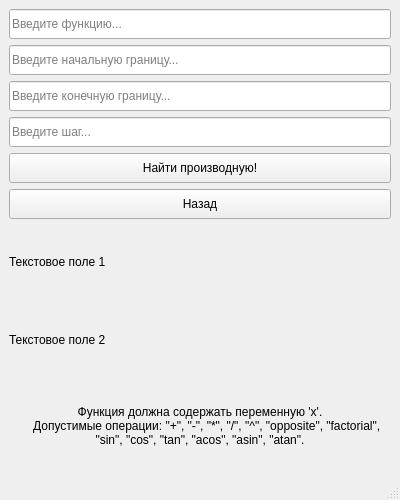
<?xml version="1.0" encoding="UTF-8"?>
<ui version="4.0">
 <class>MainWindow</class>
 <widget class="QMainWindow" name="MainWindow">
  <property name="geometry">
   <rect>
    <x>0</x>
    <y>0</y>
    <width>400</width>
    <height>500</height>
   </rect>
  </property>
  <property name="windowTitle">
   <string>Дифференциатор дискретных функций</string>
  </property>
  <widget class="QWidget" name="centralwidget">
   <layout class="QVBoxLayout" name="verticalLayout">
    <item>
     <widget class="QLineEdit" name="functionInput">
      <property name="minimumSize">
       <size>
        <width>200</width>
        <height>30</height>
       </size>
      </property>
      <property name="placeholderText">
       <string>Введите функцию...</string>
      </property>
     </widget>
    </item>
    <item>
     <widget class="QLineEdit" name="startInput">
      <property name="minimumSize">
       <size>
        <width>200</width>
        <height>30</height>
       </size>
      </property>
      <property name="placeholderText">
       <string>Введите начальную границу...</string>
      </property>
     </widget>
    </item>
    <item>
     <widget class="QLineEdit" name="endInput">
      <property name="minimumSize">
       <size>
        <width>200</width>
        <height>30</height>
       </size>
      </property>
      <property name="placeholderText">
       <string>Введите конечную границу...</string>
      </property>
     </widget>
    </item>
    <item>
     <widget class="QLineEdit" name="stepInput">
      <property name="minimumSize">
       <size>
        <width>200</width>
        <height>30</height>
       </size>
      </property>
      <property name="placeholderText">
       <string>Введите шаг...</string>
      </property>
     </widget>
    </item>
    <item>
     <widget class="QPushButton" name="switchButton">
      <property name="text">
       <string>Найти производную!</string>
      </property>
      <property name="minimumSize">
       <size>
        <width>100</width>
        <height>30</height>
       </size>
      </property>
     </widget>
    </item>
    <item>
     <widget class="QPushButton" name="backButton">
      <property name="text">
       <string>Назад</string>
      </property>
      <property name="minimumSize">
       <size>
        <width>100</width>
        <height>30</height>
       </size>
      </property>
      <property name="visible">
       <bool>false</bool>
      </property>
     </widget>
    </item>
    <item>
     <widget class="QLabel" name="outputLabel1">
      <property name="text">
       <string>Текстовое поле 1</string>
      </property>
      <property name="visible">
       <bool>false</bool>
      </property>
     </widget>
    </item>
    <item>
     <widget class="QLabel" name="outputLabel2">
      <property name="text">
       <string>Текстовое поле 2</string>
      </property>
      <property name="visible">
       <bool>false</bool>
      </property>
     </widget>
    </item>
    <item>
     <spacer name="verticalSpacer1">
      <property name="orientation">
       <enum>Qt::Vertical</enum>
      </property>
      <property name="sizeType">
       <enum>QSizePolicy::Expanding</enum>
      </property>
     </spacer>
    </item>
    <item>
     <widget class="QLabel" name="infoLabel">
      <property name="text">
       <string>Функция должна содержать переменную 'x'.
	   Допустимые операции: "+", "-", "*", "/", "^", "opposite", "factorial", "sin", "cos", "tan", "acos", "asin", "atan".</string>
      </property>
      <property name="alignment">
       <set>Qt::AlignCenter</set>
      </property>
      <property name="wordWrap">
       <bool>true</bool>
      </property>
     </widget>
    </item>
    <item>
     <spacer name="verticalSpacer2">
      <property name="orientation">
       <enum>Qt::Vertical</enum>
      </property>
      <property name="sizeType">
       <enum>QSizePolicy::Expanding</enum>
      </property>
     </spacer>
    </item>
   </layout>
  </widget>
  <widget class="QMenuBar" name="menubar"/>
  <widget class="QStatusBar" name="statusbar"/>
 </widget>
 <resources/>
 <connections/>
</ui>
